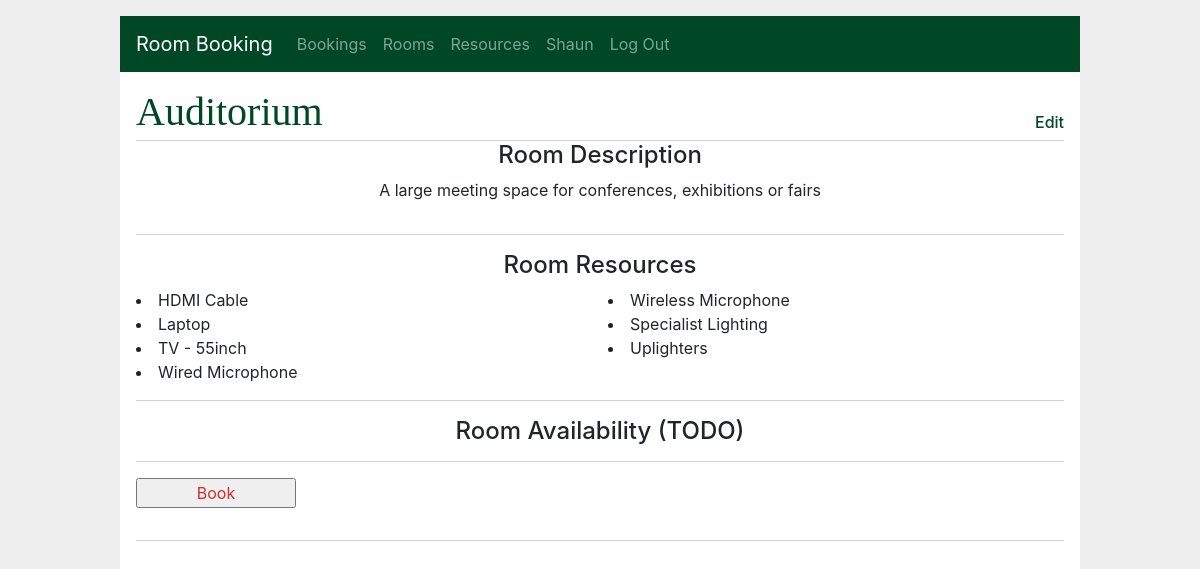
The app's page /rooms/5/details (signed in), older data.
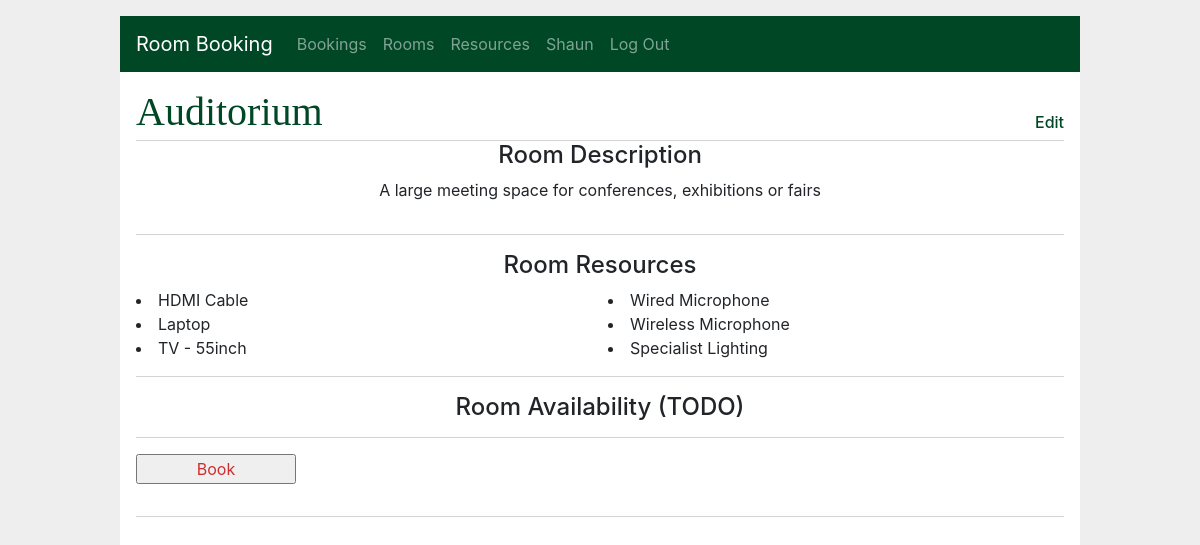
The same page, newer data.
### app/models/resource.py (models this page shows, shortened)
class RoomResource(db.Model):
    __tablename__ = "roomresources"
    id = db.Column(db.Integer, primary_key=True, autoincrement=True, nullable=False)
    room_id = db.Column(db.Integer, ForeignKey("rooms.id", ondelete="CASCADE"), nullable=False)
    room = db.relationship('Room', foreign_keys=[room_id])
    resource_id = db.Column(db.Integer, ForeignKey("resources.id", ondelete="CASCADE"), nullable=False)
    resource = db.relationship('Resource', foreign_keys=[resource_id])
    quantity = db.Column(db.Integer)
    booked_resources = db.relationship('BookedResource', back_populates="room_resource",
                                       cascade='all, delete, delete-orphan')

class Resource(db.Model):
    __tablename__ = 'resources'
    id = db.Column(db.Integer, primary_key=True, autoincrement=True, nullable=False)
    name = db.Column(db.String(150), unique=True, nullable=False)
    description = db.Column(db.String, nullable=False)
    room_resources = db.relationship('RoomResource', back_populates="resource", cascade='all, delete, delete-orphan')

### app/rooms/routes.py (the view)
@bp.route('/<int:id>/details', methods=('GET',))
@login_required
def details(id):
    room = Room.query.filter_by(id=id).first()
    room_resources = room.room_resources
    return render_template('rooms/details.html', room=room, room_resources=room_resources)

### app/main/routes.py (called while the page is built)
@bp.before_app_request
def load_logged_in_user():
    user_id = session.get('user_id')
    if user_id is None:
        g.user = None
    else:
        g.user = User.query.filter_by(
                id=user_id).first()

def login_required(view):
    @functools.wraps(view)
    def wrapped_view(**kwargs):
        if g.user is None:
            return redirect(url_for('main.login'))
        return view(**kwargs)
    return wrapped_view

### app/templates/rooms/details.html
{% extends 'base.html' %}
{% block header %}
  <h1>{% block title %}{{ room.name }}{% endblock %}</h1>
{% if g.user.role == 'admin' %}
    <a href="{{ url_for('rooms.update', id=room.id) }}"><h6>Edit</h6></a>
{% endif %}
{% endblock %}
{% block content %}
  <h4 class="d-flex justify-content-center">Room Description</h4>
  <div class="d-flex justify-content-center">
    <p style="white-space: pre-wrap;">{{ room['description'] }}</p>
  </div>
    <hr>
  <div>
    <h4 class="d-flex justify-content-center">Room Resources</h4>
    <div class="columns2">
      {% for resource in room_resources %}
        <li> {{ resource.resource.name }} </li>
      {% endfor %}
    </div>
    <hr>
     <h4 class="d-flex justify-content-center">Room Availability (TODO)</h4>
  </div>
  <hr>
  <form action="{{ url_for('bookings.create', room_id=room['id']) }}">
    <input class="danger" type="submit" value="Book">
  </form>
  <hr>
{% endblock %}

Row changes from the older to the newer data that the page shows:
removed RoomResource: resource.name "Uplighters"
